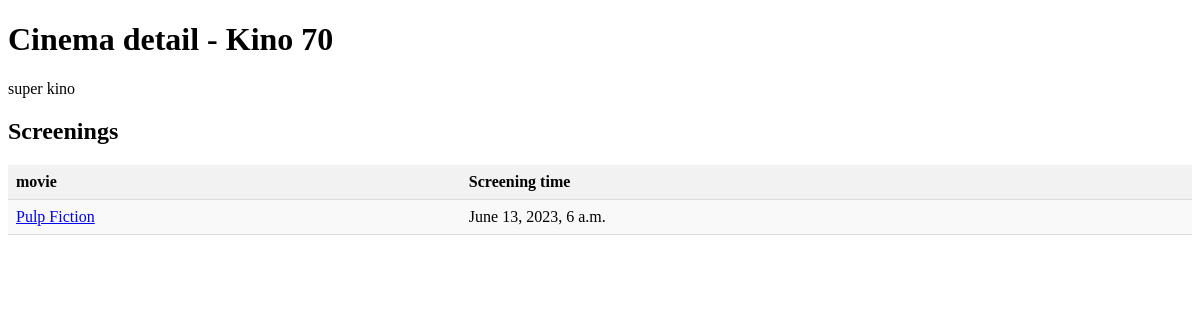
Page /cinema/1/ on the committed database.
### hollymovies_app/models.py (models this page shows, shortened)
class Cinema(models.Model):
    name = models.CharField(max_length=150)
    description = models.TextField()
    country = models.ForeignKey(
        Country,
        on_delete=models.PROTECT,
        related_name="cinemas"
    )
    screenings = models.ManyToManyField(
        Movie,
        through=CinemaScreening,
        related_name="cinemas"
    )

class CinemaScreening(models.Model):
    movie = models.ForeignKey(
        Movie,
        on_delete=models.CASCADE,
        related_name="cinema_screenings"
    )
    cinema = models.ForeignKey(
        "Cinema",
        on_delete=models.CASCADE,
        related_name="cinema_screenings"
    )
    screening_time = models.DateTimeField()
    max_capacity = models.IntegerField(default=50)
    price = models.FloatField(default=100)

class Movie(models.Model):
    GENRE_HORROR = "hrh"
    GENRE_COMEDY = "cmd"
    GENRE_ACTION = "ac"
    GENRE_DRAMA = "dr"
    GENRE_CHOICES = (
        (GENRE_HORROR, "horror"),
        (GENRE_COMEDY, "comedy"),
        (GENRE_ACTION, "action"),
        (GENRE_DRAMA, "drama")
    )
    name = models.CharField(max_length=50)
    description = models.TextField(blank=True, default="")
    rating = models.IntegerField(validators=[MinValueValidator(0), MaxValueValidator(10)])
    release_date = models.DateField()
    genre = models.CharField(choices=GENRE_CHOICES, max_length=20, default=GENRE_COMEDY)
    country = models.ForeignKey(Country, on_delete=models.PROTECT, related_name="movies")
    actors = models.ManyToManyField(Actor, related_name="movies")
    image = models.ImageField(blank=True, null=True)

### hollymovies_app/views.py (the view)
# urls.py: path("cinema/<int:pk>/", CinemaDetailView.as_view(), name="cinema_detail"),
class CinemaDetailView(DetailView):
    model = Cinema
    template_name = "cinema_detail.html"

### hollymovies_app/templates/cinema_detail.html (shortened to what this page needs)
<!DOCTYPE html>
<html lang="en">
<head>
</head>
<body>
<h1>Cinema detail - {{ object.name }}</h1>
<p>{{ object.description }}</p>
<h2>Screenings</h2>
<table>
  <colgroup span="4"></colgroup>
  <tr>
    <th>movie</th>
    <th>Screening time</th>
  </tr>
  {% for screening in object.cinema_screenings.all %}
  <tr>
    <td><a href="{% url "movie_detail" screening.movie.id %}">{{ screening.movie.name }}</a></td>
    <td>{{ screening.screening_time }}</td>
  </tr>
  {% endfor %}
</table>
</body>
</html>

### hollymovies_app/templates/cinema_detail.html (style rules this page uses)
table { border-collapse: collapse; width: 100%; }
th, td { padding: 8px; text-align: left; border-bottom: 1px solid #ddd; }
th { background-color: #f2f2f2; }
tr:nth-child(even) { background-color: #f9f9f9; }

### rows in the picture
Cinema: name "Kino 70", description "super kino"
CinemaScreening: movie.name "Pulp Fiction", screening_time "June 13, 2023, 6 a.m."
